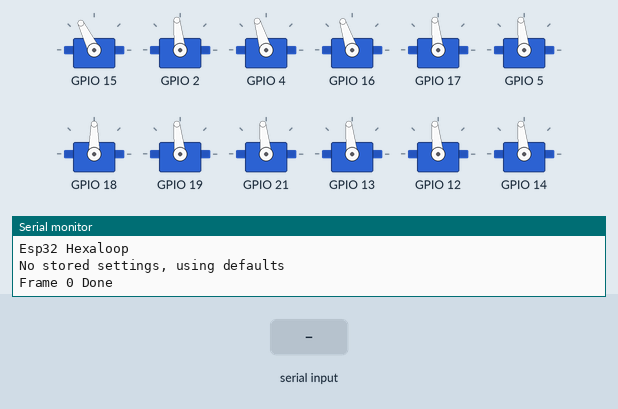
Bench run of a sketch on a simulated ESP32. Parts: 12 × servo, the last lines printed to the serial monitor. The inputs (shaded band) are chosen by the test bench. EEPROM starts erased; servo pulses on a pin are drawn as a servo (544–2400 µs = 0–180°).

Above: at 1.2 s.
1.3 s: "SC 1\n" received over Serial
At 3.4 s:
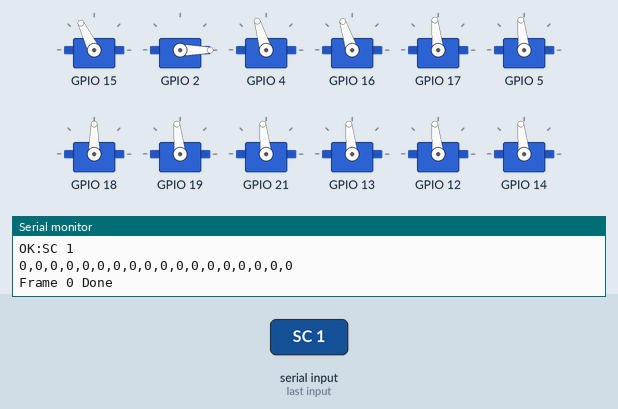
3.7 s: "BK\n" received over Serial
At 5.2 s:
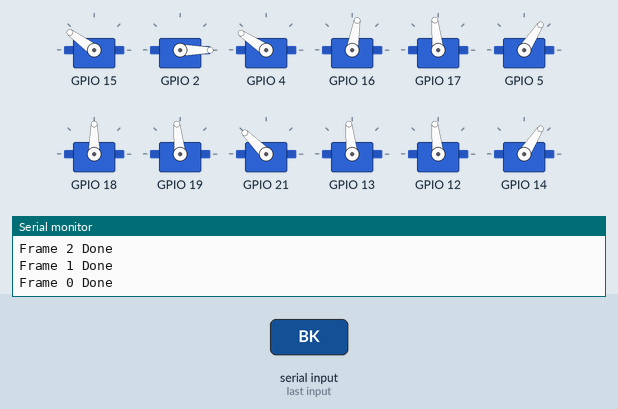
6.7 s: "POS 1\n" received over Serial
At 7.15 s:
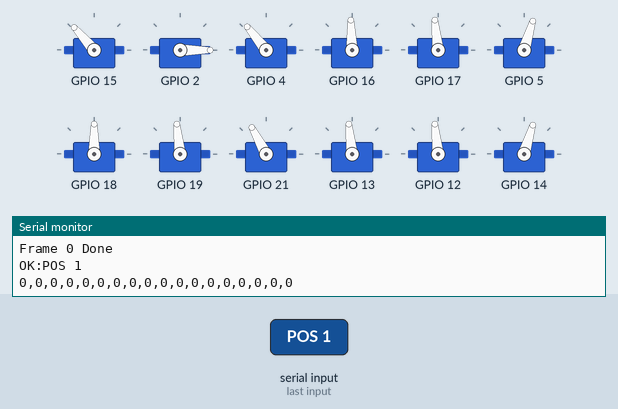
Timing chart, 0 to 9.7 s (numbered marks = the images above; inputs shaded):
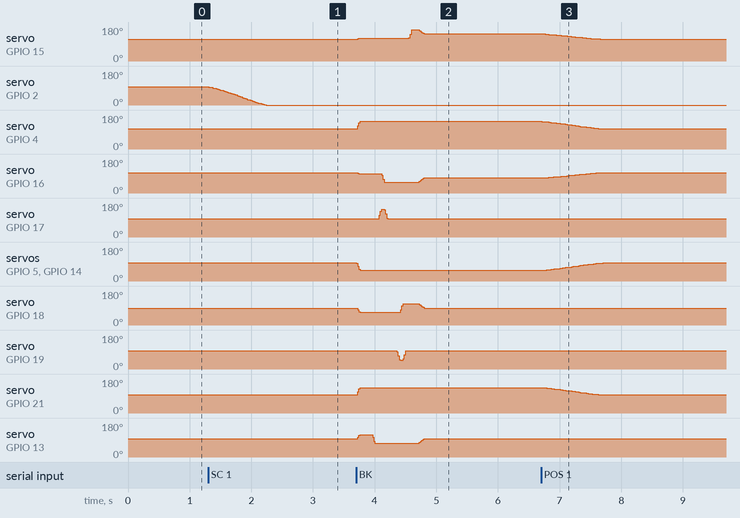

The sketch:

HexaloopEsp32.ino
```cpp
#include "Config.h"

#include <WiFi.h>
#include <WebServer.h>
#include <ESPmDNS.h>

#include "RemoteDebug.h"

#include <ServoAnimator.h>
#include <Esp32ServoController.h>
#include <QuadruloopEEPROM.h>
#include <CommandQueue.h>

#include "Animations.h"

WebServer server(80);

RemoteDebug Debug;

Esp32ServoController servoController;
ServoAnimator anim(NUM_JOINTS);
CommandQueue cmdQ(COMMAND_QUEUE_LENGTH);

String cmd;  // cmd received over serial - builds up char at a time

void setup() {
  Serial.begin(115200);
  Serial.println();
  Serial.println("Esp32 Hexaloop");

  QuadruloopEEPROM::loadConfig(NUM_JOINTS, servoCenters);

  servoController.init();
  anim.begin(servoController);

  // init servos
  for (uint8_t i=0; i<NUM_JOINTS; i++)
      anim.initServo(i, servoNumbers[i], servoCenters[i], servoReverse[i]);

  anim.setAnimation(centerAll);
  //anim.setAnimation(legTest);

  WiFi.softAP(WIFI_SSID, WIFI_PASS);

  server.on("/", []() { server.send(200, "text/plain", "Esp32 Hexaloop 0.1"); } );
  server.onNotFound( []() { server.send ( 404, "text/plain", "page not found" ); } );
  server.begin();

  Debug.begin("hexaloop");
  String rdbCmds = "\n";
  //rdbCmds.concat("set offset <n>\n");
  Debug.setResetCmdEnabled(true);
  Debug.setHelpProjectsCmds(rdbCmds);
  Debug.setCallBackProjectCmds(&processRemoteDebugCmd);

}

void updateInteractivePositions() {
    anim.setAnimation(interactive);

    // debug
    for (uint8_t i=0; i<NUM_JOINTS; i++) {
        if (i>0) Serial.print(',');
        Serial.print(interactiveKeyFrames[0][i]);
    }
    Serial.println();
}

void doCommand(COMMAND *c)
{
    if (c == NULL) return;

    // Parse out parameter values
    int sp = c->cmd.indexOf(' ');
    float f1 = 0;
    float f2 = 0;
    if (sp > -1) {
        f1 = c->cmd.substring(0,sp).toFloat();
        f2 = c->cmd.substring(sp+1).toFloat();
    } else {
        f1 = c->cmd.toFloat();
    }

    // Handle the animation commands that can be "auto" processed
    if (c->cmdType <= MAX_ANIM_CMD) {
      for (int i = 0; i < sizeof(anims) / sizeof(anims[0]); i++) {
        if (anims[i].cmdType == c->cmdType) {
          anim.setAnimation(anims[i]);
          anim.setRepeatCount(f1);
          return;
        }
      }
    }

    // Handle all the other commands that can't be dealt with by the "auto" process
    switch(c->cmdType) {
        case CMD_POS:
        case CMD_PRE:
            if (f1 >= 0 && f1 <= NUM_JOINTS-1) {
                interactiveKeyFrames[0][(uint8_t)f1] = (int)f2;
            }
            if (c-> cmdType == CMD_POS)
              updateInteractivePositions();
            break;
        case CMD_SV:
            QuadruloopEEPROM::saveConfig(NUM_JOINTS, servoCenters);
            break;
        case CMD_SC:
            if (f1 < 0 || f1 > NUM_JOINTS-1) break;
            if (c->cmd == "") {
              for (int i = 0; i < NUM_JOINTS; i++) {
                Serial.print(servoCenters[i]);
                Serial.print(",");
              }
              Serial.println();
            } else {
              servoCenters[(uint8_t)f1] = (uint8_t)f2;
              anim.setServoCenter((uint8_t)f1, (uint8_t)f2);
              updateInteractivePositions();
              //anim.setAnimation(stand);
            }
            break;
        case CMD_IA:
            // copy existing postition into interactive
            for (uint8_t i=0; i<NUM_JOINTS; i++)
              interactiveKeyFrames[0][i] = anim.getServoPos(i, true);
            updateInteractivePositions();
            break;
        case CMD_BK:
            anim.setAnimation(walkForward, true);
            anim.setRepeatCount(f1);
            break;
    }
}

void parseCommand(String c) {
    // parse and queue/insert
    uint8_t cmdType = 0xff;

    // check for urgent commands
    boolean doNow = false;
    if (c[0] == '!') {
        doNow = true;
        c = c.substring(1);
    }

    // parse the command type
    for (int i = 0; i < sizeof(anims) / sizeof(anims[0]); i++)
      if (c.startsWith(anims[i].cmd))
        cmdType = anims[i].cmdType;

    if (cmdType != 0xff) {
      // already matches an animation
    } else if (c.startsWith("SV")) {
        cmdType = CMD_SV;
    } else if (c.startsWith("SC")) {
        cmdType = CMD_SC;
    } else if (c.startsWith("POS")) {
        cmdType = CMD_POS;
    } else if (c.startsWith("PRE")) {
        cmdType = CMD_PRE;
    } else if (c.startsWith("IA")) {
        cmdType = CMD_IA;
    } else if (c.startsWith("BK")) {
        cmdType = CMD_BK;
    }

    // give up if command not recognised
    if (cmdType == 0xff) return;

    // lose the command name, keep the parameters
    int sp = c.indexOf(' ');
    if (sp > -1) {
        c = c.substring(sp+1);
    } else {
        c = "";
    }

    // insert/queue the command
    if (doNow) {
        anim.stop();  // stop the bot
        cmdQ.insert(c, cmdType);  // insert the new command at the head of the command queue
    } else {
        cmdQ.enqueue(c, cmdType);
    }
}

void processRemoteDebugCmd() {
	String str = Debug.getLastCommand();
    if (cmdQ.isFull()) {
      DEBUG("BUSY");
    } else {
      parseCommand(str);
      DEBUG("OK:%s\n", str.c_str());
    }
}

void loop() {
  anim.update();
  server.handleClient();
  Debug.handle();

  // Parse commands from Serial
  if (Serial.available()) {
    char c = toupper(Serial.read());
    if (c == '\r' || c == '\n') {  // if found a line end
      if (cmd != "") {  // check the command isn't blank
        if (cmdQ.isFull()) {
          Serial.println("BUSY");
        } else {
          parseCommand(cmd);
          Serial.println("OK:" + cmd);
        }

        // reset the command buffer
        cmd = "";
      }

    } else {
      cmd += c;  // append the character onto the command buffer
    }
  }

  if (!anim.isBusy()) {
    if (!cmdQ.isEmpty())
      doCommand(cmdQ.dequeue());
  }
}
```

Config.h
```cpp
#define NUM_JOINTS 18

#define COMMAND_QUEUE_LENGTH 8

/*
Servo wiring - Back is at the usb port of the NodeMCU

0 - back left hip
1 - back left coxa
2 - back left tibia

3 - back right hip
4 - back right coxa
5 - back right tibia

6 - mid left hip
7 - mid left coxa
8 - mid left tibia

9 - mid right hip
10 - mid right coxa
11 - mid right tibia

12 - front left hip
13 - front left coxa
14 - front left tibia

15 - front right hip
16 - front right coxa
17 - front right tibia


*/
uint8_t servoNumbers[NUM_JOINTS] = {0, 1, 2, 3, 4, 5, 6, 7, 8, 9, 10, 11, 12, 13, 14, 15, 16, 17};

// default centers - will be overwritten from EEPROM once calibrated
//uint8_t servoCenters[NUM_JOINTS] = {96,93,100,96,82,83,75,85,88,83,90,90,107,88,70,90,115,97};
// RL: calibration
uint8_t servoCenters[NUM_JOINTS] = {108,90,100, 101,90,90, 85,90,90, 90,90,90, 107,93,76, 85,90,90};

// Positive joint directions should be:
// Hip - turns towards front
// Coxa - turns towards the ground
// Femur - turns towards the ground
boolean servoReverse[NUM_JOINTS] = {
  true, false, true,
  false, true, false,
  true, false, true,
  false, true, false,
  true, true, false,
  false, false, true
};

// Commands

// command values
#define CMD_ST 0
#define CMD_WH 1
#define CMD_LG 2
#define CMD_CA 3
#define CMD_SI 4
#define CMD_FD 5
#define CMD_FE 6
#define CMD_RR 7

#define MAX_ANIM_CMD CMD_RR+1 // First command that isn't tied to an animation

#define CMD_PRE 20 // set position of servo x to y (relative to center) but dont move to it yet
#define CMD_POS 21 // set position of servo x to y (relative to center)
#define CMD_IA 22 // make the current stance the interactive stance.  So (eg) send ST, IA, then use POS commands to tweak the ST)
#define CMD_SV 23  // save config
#define CMD_SC 24 // servo center - set servo x center to y (abs)
#define CMD_PF 25 // pause for x seconds
#define CMD_CP 26 // copy current position into interactive animation keyframe
#define CMD_BK 27 // Back (reverse FD)


// Modes
#define MODE_INTERACTIVE 0
#define MODE_TEST 1  // loop through test movements


#define WIFI_SSID "HEXALOOP"
#define WIFI_PASS "HEXALOOP"
```

Source omitted: Animations.h (data table, 5294 bytes)

Measured:
- after the input at 1.3 s, servo on GPIO 2: moves from 96° to 0° over 0.93 s, starting at once
- after the input at 3.7 s, servo on GPIO 15: rises from 116° to 166° in 0.88 s, then falls to 144° in 0.20 s; servo on GPIO 4: 107° → 146° at once; servo on GPIO 17: rises from 96° to 146° in 0.04 s, then falls to 96° in 0.10 s; servo on GPIO 5, servo on GPIO 14: 96° → 57° at once; servo on GPIO 21: 96° → 135° at once
- after the input at 6.7 s, servo on GPIO 15: moves from 144° to 116° over 0.96 s, starting at once; servo on GPIO 4: moves from 146° to 107° over 0.96 s, starting at once
